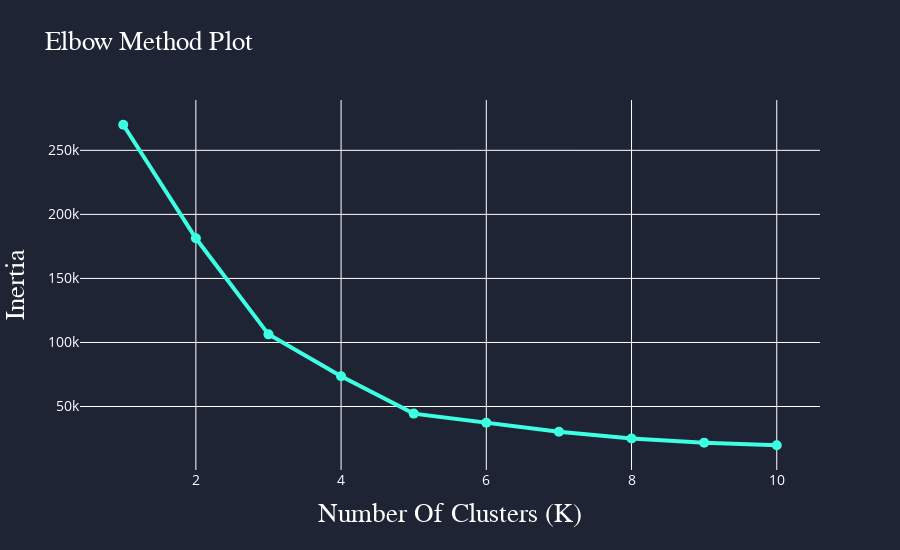

The cell this chart's notebook holds for it:
### Code cell
data = [go.Scatter(x=list(kInertia.keys()), 
            y=list(kInertia.values()), 
            mode='markers+lines', 
            marker=dict(size=10), 
            line=dict(color="#3DFFE2", width=4))]

layout = go.Layout(title=dict(text="Elbow Method Plot", 
                                font=dict(color="white", 
                                            family="Times New Roman", 
                                            size=27)),
                    xaxis=dict(title=dict(text="Number Of Clusters (K)", 
                                            font=dict(color="white", 
                                            family="Times New Roman", 
                                            size=27)),
                                tickfont=dict(color="white", size=14)),
                    yaxis=dict(title=dict(text="Inertia", 
                                font=dict(color="white", 
                                            family="Times New Roman", 
                                            size=27)),
                                tickfont=dict(color="white", size=14)),
                    legend=dict(font=dict(color="white")),
                    height=550 ,
                    paper_bgcolor="#1E2434", 
                    plot_bgcolor="#1E2434")

fig = go.Figure(data, layout)

fig

### Figure 1 — Plotly figure (JSON) as saved in the notebook; plotly's stock layout.template omitted (floating-point values rounded to 4 significant figures)
{"data": [{"line": {"color": "#3DFFE2", "width": 4}, "marker": {"size": 10}, "mode": "markers+lines", "type": "scatter", "x": [1, 2, 3, 4, 5, 6, 7, 8, 9, 10], "y": [270000.0, 181400.0, 106300.0, 73680.0, 44450.0, 37270.0, 30270.0, 25050.0, 21790.0, 19760.0]}], "layout": {"height": 550, "legend": {"font": {"color": "white"}}, "paper_bgcolor": "#1E2434", "plot_bgcolor": "#1E2434", "title": {"font": {"color": "white", "family": "Times New Roman", "size": 27}, "text": "Elbow Method Plot"}, "xaxis": {"tickfont": {"color": "white", "size": 14}, "title": {"font": {"color": "white", "family": "Times New Roman", "size": 27}, "text": "Number Of Clusters (K)"}}, "yaxis": {"tickfont": {"color": "white", "size": 14}, "title": {"font": {"color": "white", "family": "Times New Roman", "size": 27}, "text": "Inertia"}}}}
